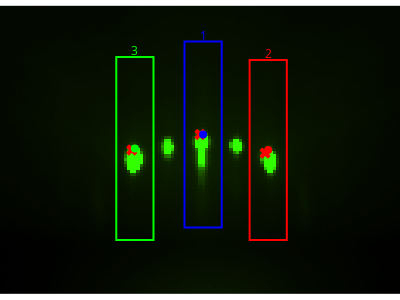

Source (notebook cell):
### Code cell
frame.plot( show_peaks=True,
   show_regions_of_interest=True,
    figsize=(4, 3))

### Figure 1 — Plotly figure (JSON) as saved in the notebook; plotly's stock layout.template omitted (floating-point values rounded to 4 significant figures; data arrays with more than 128 entries replaced by an {"elided": "..."} marker saying what was removed)
{"data": [{"colorscale": [[0, "#000000"], [0.6, "#0C2000"], [0.75, "#184000"], [0.9, "#247F00"], [1, "#32FF00"]], "hoverlabel": {"namelength": 0}, "hovertemplate": "x: %{x}<br>y: %{y}<br>z: %{z:.2f}", "showscale": false, "type": "heatmap", "z": {"elided": "93x129 int values"}}, {"customdata": [255, 255, 255], "hoverlabel": {"namelength": 0}, "hovertemplate": "x: %{x}<br>y: %{y}<br>z: %{customdata:.2f}", "marker": {"color": "red", "size": 10, "symbol": "x"}, "mode": "markers", "showlegend": false, "type": "scatter", "x": [42, 64, 85], "y": [46, 41, 47]}, {"hovertemplate": "ROI 1 Center<br>x: %{x}<br>y: %{y}", "marker": {"color": "blue", "size": 8, "symbol": "circle"}, "mode": "markers", "showlegend": false, "type": "scatter", "x": [65], "y": [41]}, {"hovertemplate": "ROI 2 Center<br>x: %{x}<br>y: %{y}", "marker": {"color": "red", "size": 8, "symbol": "circle"}, "mode": "markers", "showlegend": false, "type": "scatter", "x": [86], "y": [46]}, {"hovertemplate": "ROI 3 Center<br>x: %{x}<br>y: %{y}", "marker": {"color": "lime", "size": 8, "symbol": "circle"}, "mode": "markers", "showlegend": false, "type": "scatter", "x": [43], "y": [45.5]}], "layout": {"annotations": [{"font": {"color": "blue", "size": 12}, "showarrow": false, "text": "1", "x": 65, "y": 9}, {"font": {"color": "red", "size": 12}, "showarrow": false, "text": "2", "x": 86, "y": 15}, {"font": {"color": "lime", "size": 12}, "showarrow": false, "text": "3", "x": 43, "y": 14}], "height": 300, "margin": {"b": 0, "l": 0, "r": 0, "t": 0}, "plot_bgcolor": "rgba(0,0,0,0)", "shapes": [{"line": {"color": "blue", "width": 2}, "type": "rect", "x0": 59, "x1": 71, "y0": 11, "y1": 71}, {"line": {"color": "red", "width": 2}, "type": "rect", "x0": 80, "x1": 92, "y0": 17, "y1": 75}, {"line": {"color": "lime", "width": 2}, "type": "rect", "x0": 37, "x1": 49, "y0": 16, "y1": 75}], "width": 400, "xaxis": {"visible": false}, "yaxis": {"autorange": "reversed", "scaleanchor": "x", "visible": false}}}
